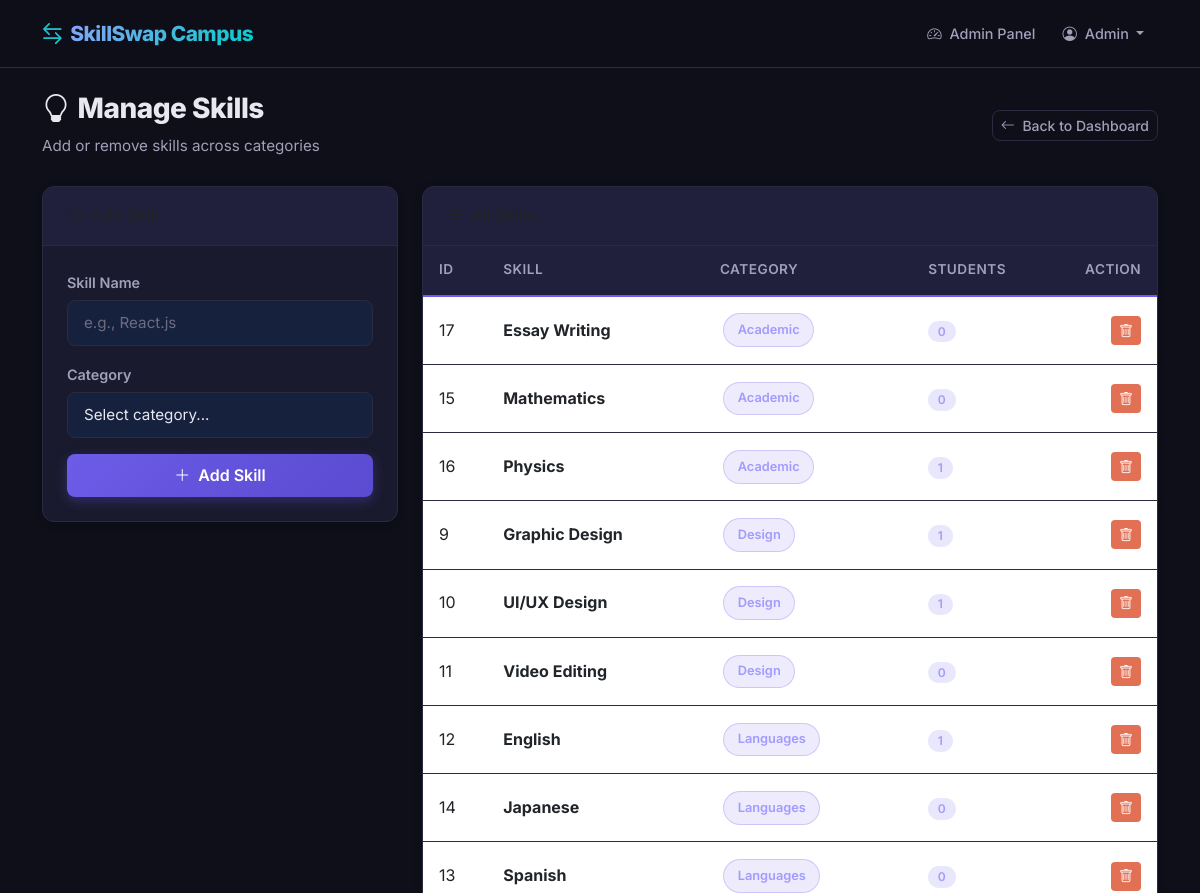
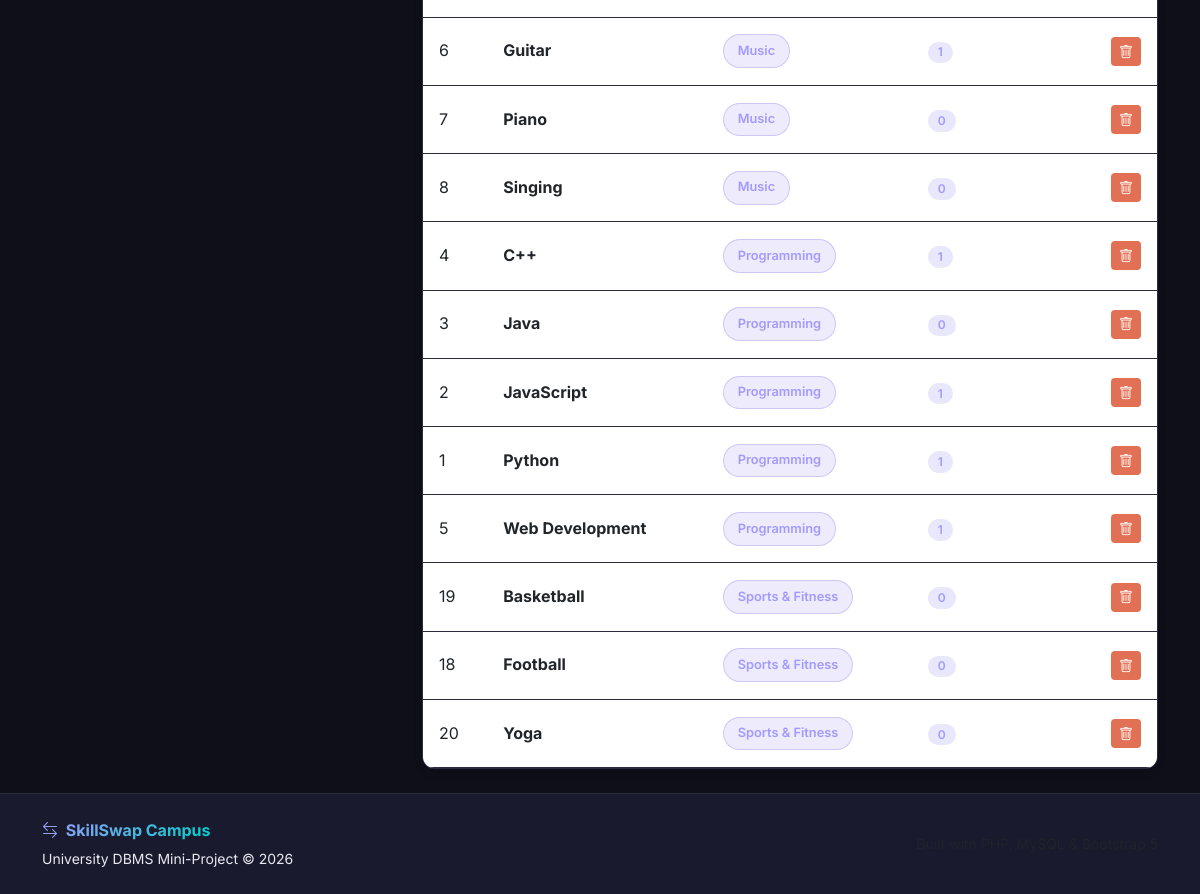
/admin/manage_skills.php (signed in), run on the app's committed database (2 pictures, top to bottom).
### tables this page shows
CREATE TABLE skills (
    skill_id INT AUTO_INCREMENT PRIMARY KEY,
    skill_name VARCHAR(100) NOT NULL,
    category_id INT NOT NULL,
    FOREIGN KEY (category_id) REFERENCES skill_categories(category_id) ON DELETE CASCADE
);

CREATE TABLE skill_categories (
    category_id INT AUTO_INCREMENT PRIMARY KEY,
    category_name VARCHAR(100) NOT NULL UNIQUE
);

### admin/manage_skills.php (the view, shortened to what this page needs)
<?php
require_once '../config/db.php';
$skills = mysqli_query($conn, "SELECT sk.*, sc.category_name,
    (SELECT COUNT(*) FROM student_skills ss WHERE ss.skill_id = sk.skill_id) as student_count
    FROM skills sk
    JOIN skill_categories sc ON sk.category_id = sc.category_id
    ORDER BY sc.category_name, sk.skill_name");
include '../includes/header.php';
?>
<div class="page-header d-flex justify-content-between align-items-center">
    <div>
        <h1><i class="bi bi-lightbulb me-2"></i>Manage Skills</h1>
        <p>Add or remove skills across categories</p>
    </div>
    <a href="dashboard.php" class="btn btn-outline-light btn-sm">
        <i class="bi bi-arrow-left me-1"></i> Back to Dashboard
    </a>
</div>
<div class="row g-4">
    <div class="col-lg-4">
        <div class="card">
            <div class="card-header"><i class="bi bi-plus-circle me-2"></i>Add Skill</div>
            <div class="card-body">
                <form method="POST">
                    <div class="mb-3">
                        <label for="skill_name" class="form-label">Skill Name</label>
                        <input type="text" class="form-control" id="skill_name" name="skill_name"
                               placeholder="e.g., React.js" required>
                    </div>
                    <div class="mb-3">
                        <label for="category_id" class="form-label">Category</label>
                        <select class="form-select" id="category_id" name="category_id" required>
                            <option value="">Select category...</option>
                        </select>
                    </div>
                    <button type="submit" class="btn btn-primary w-100">
                        <i class="bi bi-plus-lg me-1"></i> Add Skill
                    </button>
                </form>
            </div>
        </div>
    </div>
    <div class="col-lg-8">
        <div class="card">
            <div class="card-header"><i class="bi bi-list-ul me-2"></i>All Skills</div>
            <div class="card-body p-0">
                <div class="table-responsive">
                    <table class="table table-hover mb-0">
                        <thead>
                            <tr>
                                <th>ID</th>
                                <th>Skill</th>
                                <th>Category</th>
                                <th>Students</th>
                                <th class="text-end">Action</th>
                            </tr>
                        </thead>
                        <tbody>
                            <?php while ($skill = mysqli_fetch_assoc($skills)): ?>
                            <tr>
                                <td><?php echo $skill['skill_id']; ?></td>
                                <td><strong><?php echo htmlspecialchars($skill['skill_name']); ?></strong></td>
                                <td><span class="skill-tag"><?php echo htmlspecialchars($skill['category_name']); ?></span></td>
                                <td><span class="badge badge-intermediate"><?php echo $skill['student_count']; ?></span></td>
                                <td class="text-end">
                                    <form method="POST" class="d-inline" onsubmit="return confirmAction('Delete this skill?')">
                                        <button type="submit" class="btn btn-sm btn-danger">
                                            <i class="bi bi-trash"></i>
                                        </button>
                                    </form>
                                </td>
                            </tr>
                            <?php endwhile; ?>
                        </tbody>
                    </table>
                </div>
            </div>
        </div>
    </div>
</div>
<?php include '../includes/footer.php'; ?>

### assets/css/style.css (style rules this page uses)
:root { --primary: #6c5ce7; --primary-dark: #5a4bd1; --primary-light: #a29bfe; --accent: #00cec9; --accent-dark: #00b5b0; --bg-dark: #0f0f1a; --bg-card: #1a1a2e; --bg-card-hover: #222240; --bg-input: #16213e; --text-primary: #e8e8f0; --text-secondary: #a0a0b8; --text-muted: #6c6c80; --border-color: #2a2a40; --success: #00b894; --warning: #fdcb6e; --danger: #e17055; --shadow-sm: 0 2px 8px rgba(0, 0, 0, 0.2); --shadow-md: 0 4px 16px rgba(0, 0, 0, 0.3); --shadow-lg: 0 8px 32px rgba(0, 0, 0, 0.4); --radius-sm: 8px; --radius-md: 12px; --radius-lg: 16px; --transition: all 0.3s ease; }
* { margin: 0; padding: 0; box-sizing: border-box; }
body { font-family: 'Inter', sans-serif; background-color: var(--bg-dark); color: var(--text-primary); min-height: 100vh; display: flex; flex-direction: column; line-height: 1.6; }
a { color: var(--primary-light); text-decoration: none; transition: var(--transition); }
h1, h2, h3, h4, h5, h6 { font-weight: 700; color: var(--text-primary); }
.btn-primary { background: linear-gradient(135deg, var(--primary), var(--primary-dark)); border: none; font-weight: 600; padding: 0.6rem 1.5rem; border-radius: var(--radius-sm); transition: var(--transition); box-shadow: 0 4px 12px rgba(108, 92, 231, 0.3); }
.btn-outline-light { border: 1px solid var(--border-color); color: var(--text-secondary); font-weight: 500; border-radius: var(--radius-sm); transition: var(--transition); }
.btn-danger { background: var(--danger); border: none; font-weight: 600; }
.card { background: var(--bg-card); border: 1px solid var(--border-color); border-radius: var(--radius-md); box-shadow: var(--shadow-sm); transition: var(--transition); overflow: hidden; }
.card-body { padding: 1.5rem; }
.card-header { background: rgba(108, 92, 231, 0.08); border-bottom: 1px solid var(--border-color); padding: 1rem 1.5rem; font-weight: 600; }
.form-control, .form-select { background: var(--bg-input); border: 1px solid var(--border-color); color: var(--text-primary); border-radius: var(--radius-sm); padding: 0.65rem 1rem; font-size: 0.95rem; transition: var(--transition); }
.form-control::placeholder { color: var(--text-muted); }
.form-label { font-weight: 600; font-size: 0.9rem; color: var(--text-secondary); margin-bottom: 0.4rem; }
.table { color: var(--text-primary); border-color: var(--border-color); }
.table thead th { background: rgba(108, 92, 231, 0.08); border-bottom: 2px solid var(--primary); font-weight: 600; font-size: 0.85rem; text-transform: uppercase; letter-spacing: 0.5px; color: var(--text-secondary); padding: 0.85rem 1rem; }
.table tbody td { padding: 0.85rem 1rem; border-color: var(--border-color); vertical-align: middle; }
.badge { font-weight: 600; font-size: 0.75rem; padding: 0.4em 0.8em; border-radius: 20px; letter-spacing: 0.3px; }
.badge-intermediate { background: rgba(108, 92, 231, 0.15); color: var(--primary-light); }
.skill-tag { display: inline-block; background: rgba(108, 92, 231, 0.12); color: var(--primary-light); padding: 0.35rem 0.85rem; border-radius: 20px; font-size: 0.8rem; font-weight: 600; margin: 0.2rem; border: 1px solid rgba(108, 92, 231, 0.25); transition: var(--transition); }
.page-header { margin-bottom: 1.75rem; }
.page-header h1 { font-size: 1.75rem; font-weight: 800; letter-spacing: -0.5px; }
.page-header p { color: var(--text-secondary); font-size: 0.95rem; margin-bottom: 0; }

### data on the page
skills: skill_id "17", skill_name "Essay Writing", category.category_name "Academic", student_count "0"
skills: skill_id "15", skill_name "Mathematics", category.category_name "Academic", student_count "0"
skills: skill_id "16", skill_name "Physics", category.category_name "Academic", student_count "1"
skills: skill_id "9", skill_name "Graphic Design", category.category_name "Design", student_count "1"
skills: skill_id "10", skill_name "UI/UX Design", category.category_name "Design", student_count "1"
skills: skill_id "11", skill_name "Video Editing", category.category_name "Design", student_count "0"
skills: skill_id "12", skill_name "English", category.category_name "Languages", student_count "1"
skills: skill_id "14", skill_name "Japanese", category.category_name "Languages", student_count "0"
skills: skill_id "13", skill_name "Spanish", category.category_name "Languages", student_count "0"
skills: skill_id "6", skill_name "Guitar", category.category_name "Music", student_count "1"
skills: skill_id "7", skill_name "Piano", category.category_name "Music", student_count "0"
skills: skill_id "8", skill_name "Singing", category.category_name "Music", student_count "0"
skills: skill_id "4", skill_name "C++", category.category_name "Programming", student_count "1"
skills: skill_id "3", skill_name "Java", category.category_name "Programming", student_count "0"
skills: skill_id "2", skill_name "JavaScript", category.category_name "Programming", student_count "1"
skills: skill_id "1", skill_name "Python", category.category_name "Programming", student_count "1"
skills: skill_id "5", skill_name "Web Development", category.category_name "Programming", student_count "1"
skills: skill_id "19", skill_name "Basketball", category.category_name "Sports & Fitness", student_count "0"
skills: skill_id "18", skill_name "Football", category.category_name "Sports & Fitness", student_count "0"
skills: skill_id "20", skill_name "Yoga", category.category_name "Sports & Fitness", student_count "0"

### other printed values
getCurrentUserName() "Admin"
